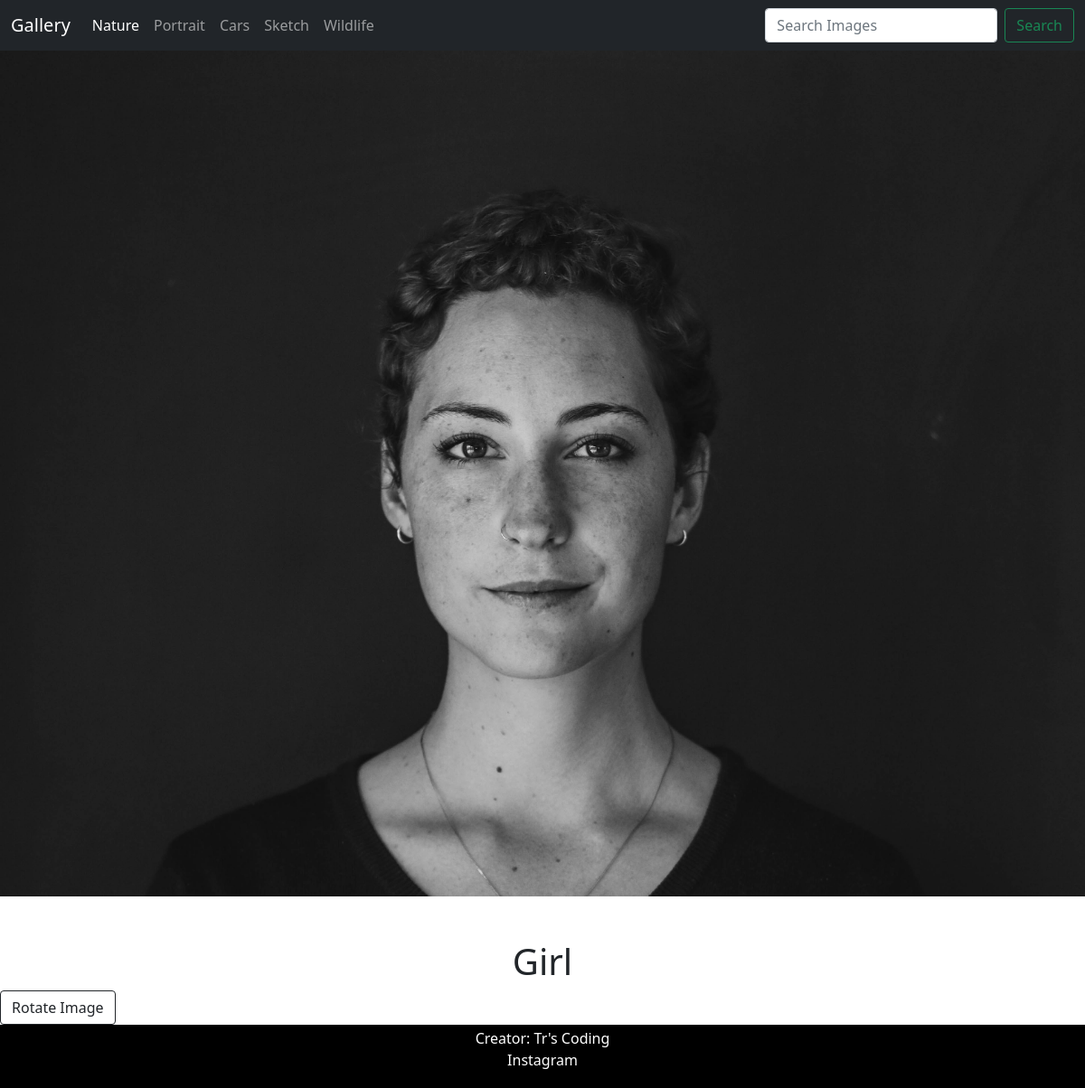
Page /portraitImages/2/ on the committed database.
### Application/models.py (models this page shows, shortened)
class Portrait(models.Model):
	title = models.CharField(max_length = 100)
	images = models.ImageField(upload_to = 'Application/Portrait')
	description = models.TextField()

### Application/views.py (the view)
# urls.py: path('portraitImages/<int:imageId>/',views.portraitImages, name = 'portraitImages'),
def portraitImages(request, imageId):
	image = get_object_or_404(Portrait, pk = imageId)
	return render(request, 'Application/portraitImages.html', {'image': image})

### Application/templates/Application/portraitImages.html (shortened to what this page needs)
{% extends 'Application/basic.html' %}
	{% block content %}
	{% load static %}
	<img src="{{image.images.url}}" class="img-fluid" alt="{{image.title}}" id="img">
	<h1 class = "text-center mt-5">{{image.description|safe}}</h1>
	<button onClick="rotateImg()" class="btn btn-outline-dark ">Rotate Image</button>
	{% endblock %}

### rows in the picture
Portrait: images (picture), description "Girl"
